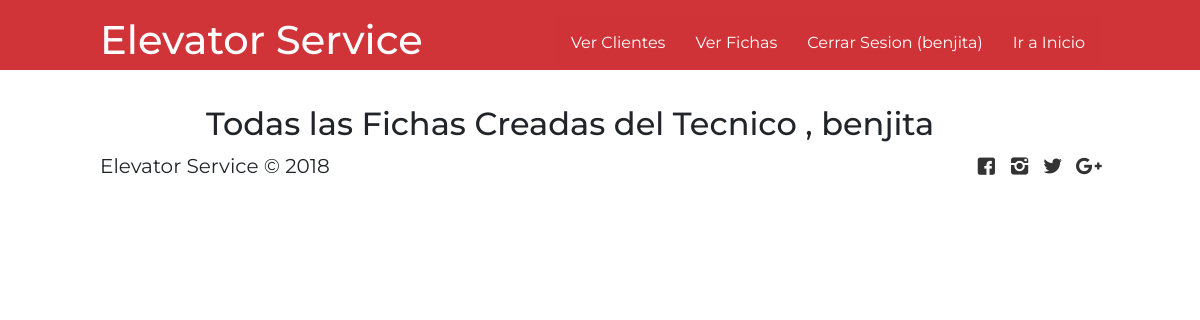
Page /trabajadores/fichas (signed in) on the earlier database version.
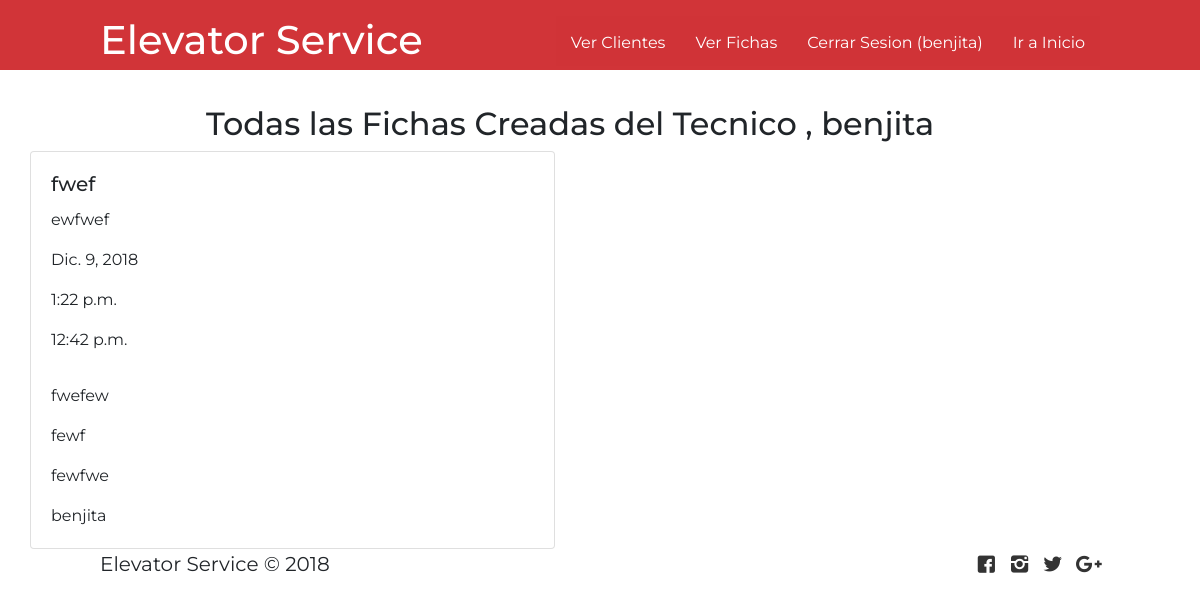
Same page on the later database version.
### ascensor/models.py (models this page shows, shortened)
class OrdenTrabajo (models.Model):
    Folio = models.CharField(primary_key=True, max_length=5)
    Cliente = models.CharField(max_length=40, null=True)
    fecha = models.DateField(blank=True, null=True)
    hora_inicio = models.TimeField(blank=True, null=True)
    hora_termino = models.TimeField(blank=True, null=True)
    Id_ascensor =  models.CharField(max_length=40,blank=True, null=True)
    modelo_ascensor = models.CharField(max_length=200, blank=True, null=True)
    fallas = models.TextField()
    piezas_cambiadas = models.TextField()
    Nombre_Tecnico = models.ForeignKey('auth.User', on_delete=models.CASCADE)

### ascensor/views.py (the view)
# urls.py: url('trabajadores/fichas', views.verFichas, name="fichas"),
def  verFichas (request):
    user = request.user
    orden = OrdenTrabajo.objects.filter(Nombre_Tecnico = user)
    return render(request, 'ascensor/fichas.html', {'orden': orden})

### ascensor/templates/ascensor/fichas.html (shortened to what this page needs)
{% extends 'ascensor/base.html' %}
{% block content %}
{% load staticfiles %}
<main>
    <section id="blog">
            <div class="container">
                    <h2 class="animated-fadeInLeft titulo-general">Todas las Fichas Creadas del Tecnico ,  {{user.username}}</h2>
                   <div class="row-2">
                           {% for orde in orden %}
                           <div class="col-12 col-md-6 col-lg-6">
                             <div class="card tarjeta-perro animated bounceInUp">
                             <div class="card-body">
                               <h5  class="card-title">{{orde.Folio}}</h5>
                               <p class="card-text text-truncate">{{ orde.Cliente }}</p>
                               <p class="card-text text-truncate">{{ orde.fecha }}</p>
                               <p class="card-text text-truncate">{{ orde.hora_inicio }}</p>
                               <p class="card-text text-truncate">{{ orde.hora_termino }}</p>
                               <p class="card-text text-truncate">{{ orde.modelo_ascensor }}</p>
                               <p class="card-text text-truncate">{{ orde.fallas }}</p>
                               <p class="card-text text-truncate">{{ orde.piezas_cambiadas }}</p>
                               <p class="card-text text-truncate">{{ orde.Nombre_Tecnico }}</p>
                             </div>
                             </div>
                           </div>
                       </div>
                          {% endfor %}
                   </div>
                 </div>
    </section>
</main>
{% endblock %}

### ascensor/templates/ascensor/base.html (shortened to what this page needs)
{% load staticfiles %}
<!DOCTYPE html>
<html>
<head>
 <link rel="stylesheet" href="https://stackpath.bootstrapcdn.com/bootstrap/4.1.3/css/bootstrap.min.css">
<link rel="stylesheet" type="text/css" href="{% static 'fonts/style.css' %}">
<link rel="stylesheet" href="https://cdnjs.cloudflare.com/ajax/libs/animate.css/3.7.0/animate.min.css">
<link href="//cdn.bootcss.com/bootstrap-datetimepicker/4.17.44/css/bootstrap-datetimepicker.min.css" rel="stylesheet">
<link rel="stylesheet" href="https://use.fontawesome.com/releases/v5.4.1/css/all.css"></head>
    <link rel="stylesheet" href="{% static 'css/style.css' %}">
    <link rel="stylesheet" href="{% static 'css/fontello.css' %}">
</head>
<body>
  <header>
    <div class="contenedor">
                <p> <h1> Elevator Service  </h1> </p>
                 <nav class="menu">
                        {% if user.is_authenticated %}
                         {% if user.username == "admin" %}
                         <a href="{% url 'adm.inicio' %}"> Agregar Clientes </a>
                         {% else  %}
                        <a href="{% url 'clientes' %}">Ver Clientes</a>
                        <a href="{% url 'fichas' %}">Ver Fichas</a>
                         {% endif %}
                          {% endif %}
                          {% if user.is_authenticated %}
                          <a href="{% url 'logout' %}">Cerrar Sesion ({{user.username}}) </a>
                          <a href="http://localhost:8000/">Ir a Inicio</a>
                          {% else %}
                     <a href="{% url 'login' %}"> Trabajadores </a>
                     <a href="#"> Quienes Somos </a>
                     <a href="#"> Contactenos </a>
                     <a href="http://localhost:8000/">Ir a Inicio</a>
                     {% endif %}
                </nav>
    </div>
</header>
            {% block content %}
            {% endblock %}
<footer>
                    <div class="contenedor">
                        <p class="copy">Elevator Service &copy; 2018 </p>
                        <div class="sociales">
                            <a class="icon-facebook-squared" href="#"></a>
                            <a class="icon-instagram" href="#"></a>
                            <a class="icon-twitter" href="#"></a>
                            <a class="icon-gplus" href="#"></a>
                        </div>
                    </div>
                </footer>
</body>
</html>

### ascensor/static/css/style.css (style rules this page uses)
* { margin: 0; padding: 0; box-sizing: border-box; }
body { font-family: 'Montserrat', sans-serif; }
header { width: 100%; height: 70px; background:#D13438; color: white; position: fixed; top: 0; left: 0; z-index: 100; }
.contenedor { width: 98%; margin: auto; }
h1 { float: left; }
header .contenedor { display: table; }
section { width: 100%; margin-bottom: 25px; }
footer .contenedor { display: flex; flex-wrap: wrap; justify-content: center; padding-bottom: 25px; }
.copy { font-size: 20px; }
.sociales { width: 100%; text-align: center; font-size: 20px; }
.sociales a { color: #333; text-decoration: none; }
.h1 , h1 { text-align: center; }
@media (min-width:768px) { .sociales { width: auto; } }
@media (min-width:768px) { footer .contenedor { justify-content: space-between; } }
@media (min-width:1024px) { .contenedor { width: 1000px; } }

### ascensor/static/css/menu.css (style rules this page uses)
.menu { position: absolute; top: 50px; left: 0; width: 100%; height: 100vh; background: rgba(209, 52, 56, 0.9); transition: all 0.5s; transform: translate(-100%); }
.menu a { display: block; color: white; height: 50px; text-decoration: none; padding: 15px; border-bottom: 1px solid rgba(255, 255, 255, 0.5); }
@media (min-width:1024px) { .menu { position: static; width: auto; height: auto; transform: translateX(0%); float: right; display: flex; } }
@media (min-width:1024px) { .menu a { border: none; } }

### ascensor/static/css/blog.css (style rules this page uses)
h2 { text-align: center; padding-top: 80px; }

### ascensor/static/css/formularios.css (style rules this page uses)
.container { float: left; top: 20px; }

### ascensor/static/css/crearficha.css (style rules this page uses)
footer { padding-top: 120px; }

Differences in the rows shown:
added OrdenTrabajo: Folio "fwef", Cliente "ewfwef", fecha "Dic. 9, 2018", hora_inicio "1:22 p.m.", hora_termino "12:42 p.m.", modelo_ascensor "fwefew", fallas "fewf", piezas_cambiadas "fewfwe", Nombre_Tecnico "benjita"
